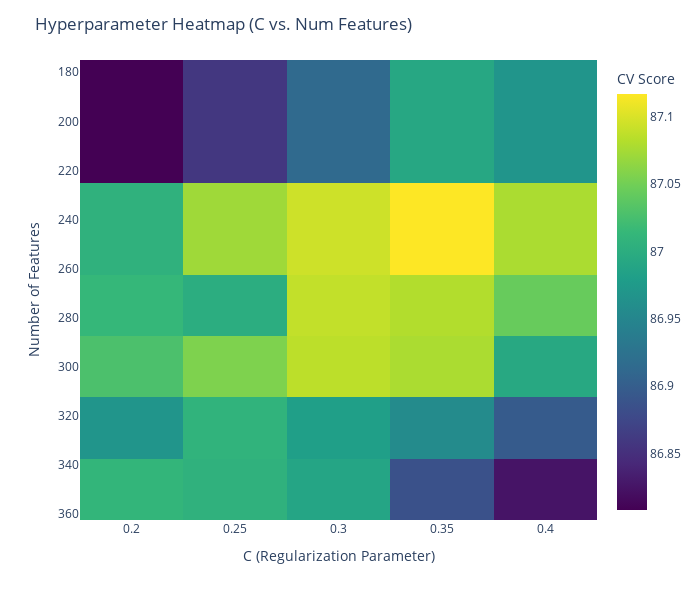

Notebook code cell kept with this figure:
### Code cell
gsr = grid_search_results.copy()
gsr["score"] = gsr["cv_mean"]
gsr["C"] = grid_search_results["C"].astype(str)
gsr["num_features"] = grid_search_results["num_features"]
heatmap_data = gsr.pivot(index="num_features", columns="C", values="score")
fig = px.imshow(
    heatmap_data, 
    labels=dict(x="C (Regularization)", y="Number of Features", color="CV Score"),
    color_continuous_scale="Viridis",  # Color options: 'Blues', 'Inferno', 'Magma'
    aspect="auto"
)

# Add titles and format layout
fig.update_layout(
    title="Hyperparameter Heatmap (C vs. Num Features)",
    xaxis_title="C (Regularization Parameter)",
    yaxis_title="Number of Features",
    height = 600, width = 700
)

fig.show()

### Figure 1 — Plotly figure (JSON) as saved in the notebook; plotly's stock layout.template omitted (floating-point values rounded to 4 significant figures)
{"data": [{"coloraxis": "coloraxis", "hovertemplate": "C (Regularization): %{x}<br>Number of Features: %{y}<br>CV Score: %{z}<extra></extra>", "name": "0", "type": "heatmap", "x": ["0.2", "0.25", "0.3", "0.35", "0.4"], "xaxis": "x", "y": [200, 250, 275, 300, 325, 350], "yaxis": "y", "z": [[86.81, 86.86, 86.91, 86.99, 86.97], [87.01, 87.07, 87.09, 87.12, 87.08], [87.01, 87, 87.09, 87.08, 87.04], [87.03, 87.06, 87.09, 87.08, 86.99], [86.97, 87.01, 86.98, 86.96, 86.9], [87.01, 87.01, 86.99, 86.89, 86.83]]}], "layout": {"coloraxis": {"colorbar": {"title": {"text": "CV Score"}}, "colorscale": [[0, "#440154"], [0.1111, "#482878"], [0.2222, "#3e4989"], [0.3333, "#31688e"], [0.4444, "#26828e"], [0.5556, "#1f9e89"], [0.6667, "#35b779"], [0.7778, "#6ece58"], [0.8889, "#b5de2b"], [1, "#fde725"]]}, "height": 600, "margin": {"t": 60}, "title": {"text": "Hyperparameter Heatmap (C vs. Num Features)"}, "width": 700, "xaxis": {"anchor": "y", "domain": [0, 1], "title": {"text": "C (Regularization Parameter)"}}, "yaxis": {"anchor": "x", "autorange": "reversed", "domain": [0, 1], "title": {"text": "Number of Features"}}}}
